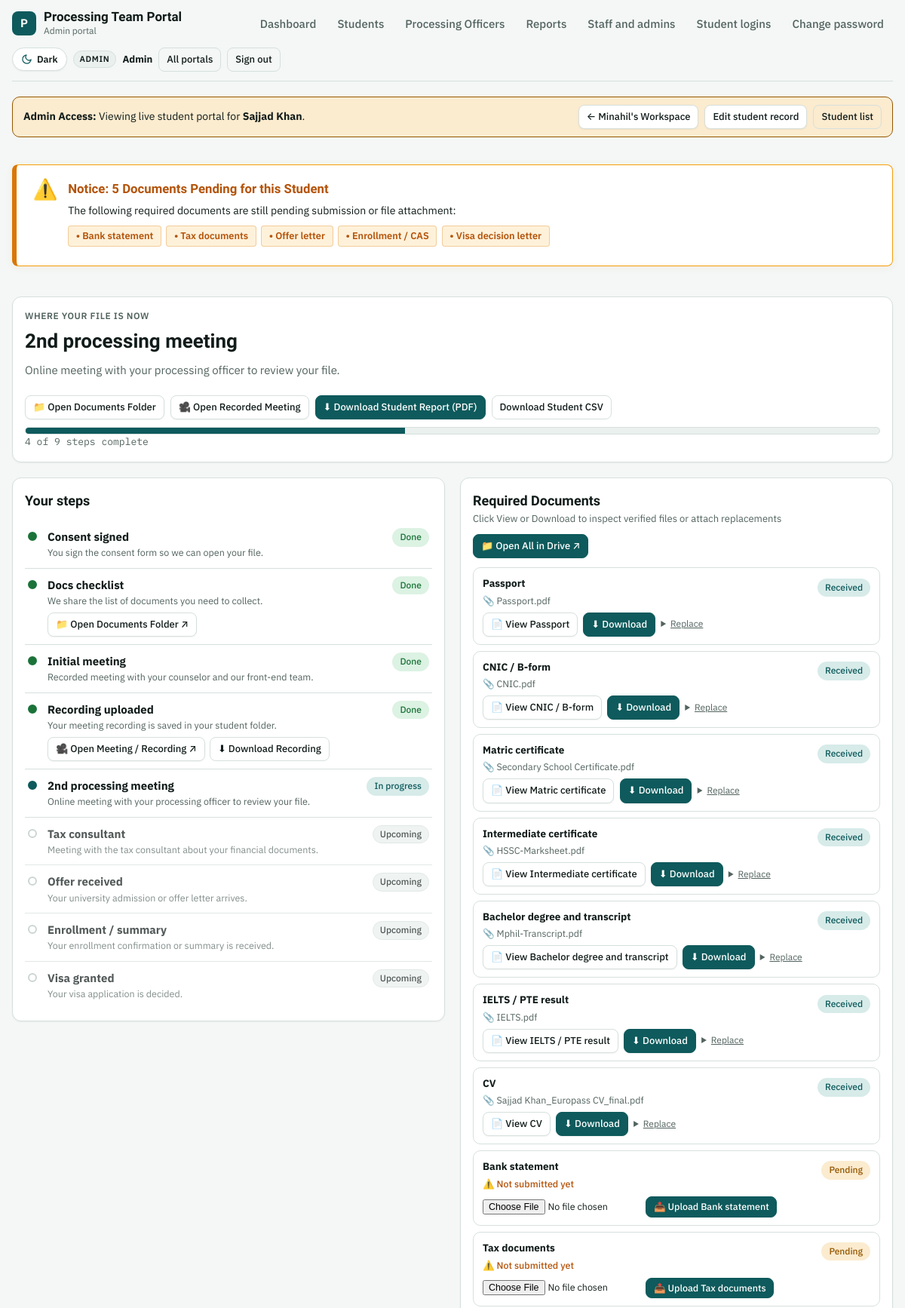
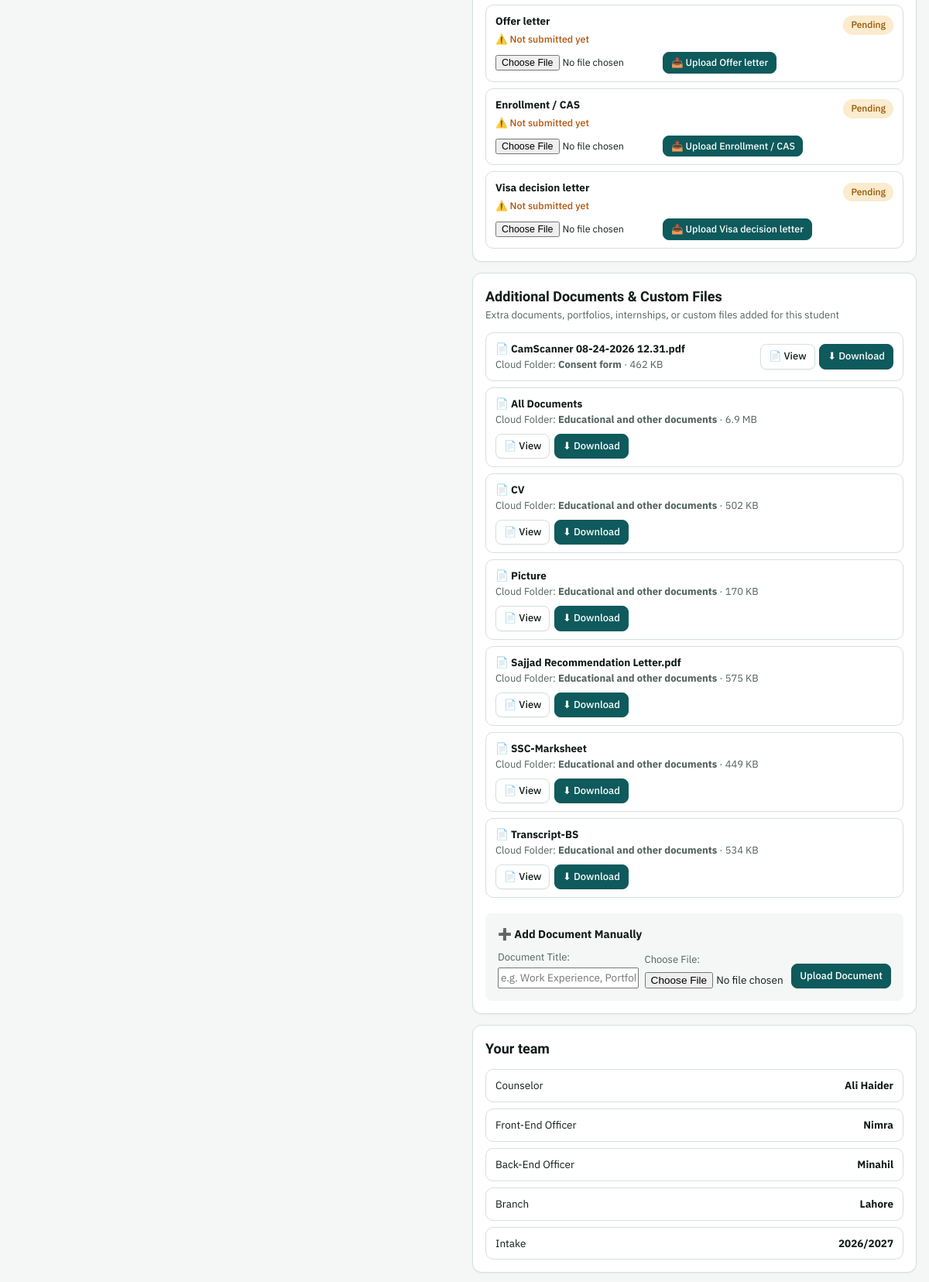
Page /admin/progress.php?id=1 (signed in, upper part) on the committed database (2 pictures, top to bottom).
### tables this page shows
CREATE TABLE users (
  id                   INTEGER PRIMARY KEY AUTOINCREMENT,
  name                 TEXT NOT NULL,
  username             TEXT NOT NULL UNIQUE,
  password_hash        TEXT NOT NULL,
  role                 TEXT NOT NULL CHECK(role IN ('admin','officer','student')),
  student_id           INTEGER NULL UNIQUE,
  active               INTEGER NOT NULL DEFAULT 1,
  must_change_password INTEGER NOT NULL DEFAULT 1,
  last_login           TEXT NULL,
  created_at           TEXT NOT NULL, department TEXT DEFAULT 'backend',
  FOREIGN KEY (student_id) REFERENCES students(id) ON DELETE CASCADE
);

CREATE TABLE students (
  id                INTEGER PRIMARY KEY AUTOINCREMENT,
  name              TEXT NOT NULL,
  counselor         TEXT NULL,
  officer_id        INTEGER NULL,
  entered_by        INTEGER NULL,
  refund            TEXT NULL,
  branch            TEXT NULL,
  intake            TEXT NULL,
  received_date     TEXT NULL,
  consult1          TEXT NULL,
  consent           TEXT NULL,
  docs_checklist    TEXT NULL,
  initial_meeting   TEXT NULL,
  follow_up_1       TEXT NULL,
  recorded_uploaded TEXT NULL,
  drive_link        TEXT NULL,
  meeting_priority  TEXT NULL,
  second_meeting    TEXT NULL,
  follow_up_2       TEXT NULL,
  tax_meeting       TEXT NULL,
  follow_up_3       TEXT NULL,
  offer             TEXT NULL,
  consult2          TEXT NULL,
  disc2             TEXT NULL,
  enrollment        TEXT NULL,
  consult3          TEXT NULL,
  disc3             TEXT NULL,
  visa              TEXT NULL,
  last_installment  TEXT NULL,
  remarks           TEXT NULL,
  created_at        TEXT NOT NULL,
  updated_at        TEXT NULL
, csc_status TEXT DEFAULT NULL, csc_verified_at TEXT DEFAULT NULL, csc_verified_by INTEGER DEFAULT NULL, sheet_sr INTEGER, email TEXT, student_password TEXT, portal_id TEXT, portal_password TEXT, shortlisting TEXT, pending_docs_note TEXT, doc_request_date TEXT, enrollment_date TEXT, installment_1 TEXT, installment_2 TEXT, installment_3 TEXT, installment_4 TEXT, threat_cancellation TEXT, meeting_link TEXT, drive_files_json TEXT NULL, frontend_officer_id INTEGER DEFAULT NULL, frontend_officer_name TEXT DEFAULT NULL);

CREATE TABLE student_documents (
  student_id  INTEGER NOT NULL,
  doc_index   INTEGER NOT NULL,
  status      TEXT NOT NULL,
  updated_by  INTEGER NULL,
  updated_at  TEXT NOT NULL, file_path TEXT NULL, file_name TEXT NULL, file_size INTEGER NULL, mime_type TEXT NULL, uploaded_at TEXT NULL, uploaded_by INTEGER NULL,
  PRIMARY KEY (student_id, doc_index),
  FOREIGN KEY (student_id) REFERENCES students(id) ON DELETE CASCADE
);

### app/pages/student_view.php (the view, shortened to what the rows shown need)
<?php
$r = q('SELECT s.id, s.name, s.counselor, s.branch, s.intake, s.drive_link, s.meeting_link, s.drive_files_json,
               s.consent, s.docs_checklist, s.initial_meeting, s.recorded_uploaded, s.second_meeting,
               s.tax_meeting, s.offer, s.enrollment, s.visa,
               s.follow_up_1, s.follow_up_2, s.follow_up_3,
               s.email, s.portal_id, s.shortlisting, s.pending_docs_note,
               s.officer_id, s.frontend_officer_id,
               o.name AS officer_name,
               COALESCE(fo.name, s.frontend_officer_name) AS frontend_officer_name
        FROM students s
        LEFT JOIN users o ON o.id = s.officer_id
        LEFT JOIN users fo ON fo.id = s.frontend_officer_id
        WHERE s.id = ?', [$sid])->fetch();
$docs = [];
foreach (q('SELECT doc_index, status, file_name, file_size, file_path FROM student_documents WHERE student_id = ?', [$sid]) as $d) {
    $docs[(int)$d['doc_index']] = $d;
}
$ns = next_stage($r);
if ($r['visa'] === 'Granted') $head = ['Visa granted', 'Congratulations. Your processing officer will share the next steps for travel.'];
elseif ($r['visa'] === 'Refused') $head = ['Visa refused', 'Your processing officer will contact you about the options.'];
elseif ($ns) { $i = array_search($ns, array_column(STAGES, 0), true); $head = [$ns, STAGES[$i][2]]; }
else $head = ['File complete', ''];
$portalLabel = $preview ? PORTALS[$u['role']]['label'] : PORTALS['student']['label'];
$base = ($preview && $u['role'] === 'admin') ? 'admin' : (($preview && $u['role'] === 'officer') ? 'officer' : 'student');
$driveUrl = safe_link($r['drive_link'] ?? null);
$hasMeeting = student_has_meeting($r);
$meetingUrl = url('meeting.php?id=' . (int)$sid);
$isStaff = ($preview || $u['role'] === 'admin' || $u['role'] === 'officer');
page_start($preview ? 'Student progress view' : 'My file', $u, $portalLabel);
if ($preview): ?>
<div class="flash warn" style="display:flex;justify-content:space-between;align-items:center;flex-wrap:wrap;gap:0.5rem; margin-bottom: 1rem;">
  <div><b><?= h(ucfirst($u['role'])) ?> Access:</b> Viewing live student portal for <b><?= h($r['name']) ?></b>.</div>
  <div style="display:flex;gap:0.5rem;align-items:center;flex-wrap:wrap;">
    <?php if ($u['role'] === 'admin' && !empty($r['officer_id'])): ?>
      <a class="btn sm" href="<?= h(url('admin/officers.php?id=' . $r['officer_id'])) ?>">← <?= h($r['officer_name'] ?: 'Officer') ?>'s Workspace</a>
    <?php endif; ?>
    <a class="btn sm" href="<?= h(url($base . '/student.php?id=' . $sid)) ?>">Edit student record</a>
    <a class="btn sm ghost" href="<?= h(url($base . '/students.php')) ?>">Student list</a>
  </div>
</div>
<?php endif; ?>
<section class="panel hero-step">
  <div style="display:flex;justify-content:space-between;align-items:flex-start;flex-wrap:wrap;gap:1rem;">
    <div>
      <h1><?= h($head[0]) ?></h1>
    </div>
  </div>
</section>
<div class="grid2">
  <section class="panel">
    <div class="panel-h"><h2>Your steps</h2></div>
    <ol class="tl">
    <?php foreach (STAGES as $i => $s):
        $st = stage_done($r, $i) ? 'done' : ($s[0] === $ns ? 'now' : 'later'); ?>
      <li class="<?= $st ?>"><span class="dot"></span>
        <div>
          <b><?= h($s[0]) ?></b>
          <div class="m"><?= h($s[2]) ?></div>
          <?php if ($isStaff): ?>
            <?php if ($s[1] === 'recorded_uploaded'): ?>
              <?php if ($hasMeeting): ?>
                <div style="margin-top:0.35rem; display:flex; gap:0.4rem; flex-wrap:wrap;">
                  <a class="btn sm" href="<?= h($meetingUrl) ?>" target="_blank" rel="noopener noreferrer">🎥 Open Meeting / Recording ↗</a>
                  <a class="btn sm ghost" href="<?= h($meetingUrl . '&download=1') ?>">⬇ Download Recording</a>
                </div>
              <?php else: ?>
                <div class="small" style="color:#ef4444; margin-top:0.35rem; font-weight:600;">
                  ⚠️ Recorded meeting video not available
                </div>
              <?php endif; ?>
            <?php elseif ($s[1] === 'docs_checklist' && $driveUrl): ?>
              <div style="margin-top:0.35rem;"><a class="btn sm" href="<?= h($driveUrl) ?>" target="_blank" rel="noopener noreferrer">📁 Open Documents Folder ↗</a></div>
            <?php endif; ?>
          <?php endif; ?>
        </div>
        <?php
          $pillClass = $st === 'done' ? 'ok' : ($st === 'now' ? 'acc' : '');
          $pillText = $st === 'done' ? 'Done' : ($st === 'now' ? 'In progress' : 'Upcoming');
        ?>
        <span class="pill <?= $pillClass ?>"><?= $pillText ?></span></li>
    <?php endforeach; ?>
    </ol>
  </section>
  <div class="stack">
    <section class="panel">
      <div class="panel-h">
        <div>
          <h2>Required Documents</h2>
        </div>
      </div>
      <div class="list">
      <?php foreach (DOCS as $i => $d):
        $dRow = $docs[$i] ?? null;
        $v = is_array($dRow) ? ($dRow['status'] ?? '') : (string)$dRow;
        $hasFile = is_array($dRow) && !empty($dRow['file_path']);
        $fileName = ($hasFile && !empty($dRow['file_name'])) ? $dRow['file_name'] : '';
      ?>
        <div class="li" style="flex-wrap:wrap; gap:0.6rem; justify-content:space-between; align-items:flex-start;">
          <div style="flex: 1; min-width: 240px;">
            <b><?= h($d) ?></b>
            <?php if ($hasFile): ?>
              <div class="small muted" style="font-size:0.78rem; margin-top:0.15rem;">📎 <?= h($fileName) ?></div>
              <div class="small" style="margin-top:0.35rem; display:flex; gap:0.45rem; align-items:center; flex-wrap:wrap;">
                <a class="btn sm" href="<?= h(url('document.php?id=' . $sid . '&doc=' . $i)) ?>" target="_blank" title="View <?= h($fileName) ?>">📄 View <?= h($d) ?></a>
                <a class="btn sm primary" href="<?= h(url('document.php?id=' . $sid . '&doc=' . $i . '&download=1')) ?>" title="Download <?= h($fileName) ?>">⬇ Download</a>
                <?php if ($isStaff): ?>
                  <details style="display:inline-block;">
                    <summary class="small muted" style="cursor:pointer; font-size:0.75rem; text-decoration:underline;">Replace</summary>
                  </details>
                <?php endif; ?>
              </div>
            <?php endif; ?>
          </div>
          <span class="pill <?= pill_class($v ?: 'Pending') ?>" style="margin-top:0.2rem;"><?= h($v ?: 'Pending') ?></span>
        </div>
      <?php endforeach; ?>
      </div>
    </section>
    <section class="panel">
      <div class="panel-h">
        <div>
          <h2>Additional Documents & Custom Files</h2>
        </div>
      </div>
    </section>
    <section class="panel">
      <div class="panel-h"><h2>Your team</h2></div>
      <div class="list">
        <div class="li"><span>Counselor</span><b><?= h($r['counselor'] ?: 'Not assigned') ?></b></div>
        <div class="li"><span>Branch</span><b><?= h($r['branch']) ?></b></div>
        <div class="li"><span>Intake</span><b><?= h($r['intake']) ?></b></div>
      </div>
    </section>
  </div>
</div>
<?php page_end();

### app/layout.php (shortened to what the rows shown need)
<?php
function nav_items(string $role): array {
    return match ($role) {
        'admin'   => ['admin/index.php' => 'Dashboard', 'admin/students.php' => 'Students', 'admin/officers.php' => 'Processing Officers', 'admin/reports.php' => 'Reports', 'admin/staff.php' => 'Staff and admins', 'admin/logins.php' => 'Student logins'],
        'officer' => ['officer/index.php' => 'Dashboard', 'officer/students.php' => 'My students'],
        'student' => ['student/index.php' => 'My file'],
        default   => [],
    };
}
function theme_toggle_btn(): string {
    return '<button type="button" class="theme-toggle" data-theme-toggle aria-label="Switch theme" title="Switch between Light and Dark mode" aria-pressed="false">'
         . '<svg class="icon-sun" viewBox="0 0 24 24" aria-hidden="true"><circle cx="12" cy="12" r="5"/><line x1="12" y1="1" x2="12" y2="3"/><line x1="12" y1="21" x2="12" y2="23"/><line x1="4.22" y1="4.22" x2="5.64" y2="5.64"/><line x1="18.36" y1="18.36" x2="19.78" y2="19.78"/><line x1="1" y1="12" x2="3" y2="12"/><line x1="21" y1="12" x2="23" y2="12"/><line x1="4.22" y1="19.78" x2="5.64" y2="18.36"/><line x1="18.36" y1="5.64" x2="19.78" y2="4.22"/></svg>'
         . '<svg class="icon-moon" viewBox="0 0 24 24" aria-hidden="true"><path d="M21 12.79A9 9 0 1 1 11.21 3 7 7 0 0 0 21 12.79z"/></svg>'
         . '<span data-theme-label>Dark</span>'
         . '</button>';
}
function page_start(string $title, ?array $u = null, string $portalLabel = ''): void {
    global $CONFIG;
    $self = ltrim(substr(parse_url($_SERVER['REQUEST_URI'] ?? '', PHP_URL_PATH) ?: '', strlen(base_url())), '/');
    $cookieTheme = $_COOKIE['ptp_theme'] ?? '';
    $htmlThemeAttr = in_array($cookieTheme, ['light', 'dark'], true) ? ' data-theme="' . h($cookieTheme) . '"' : '';
    ?><!doctype html>
<html lang="en"<?= $htmlThemeAttr ?>>
<head>
<link rel="stylesheet" href="<?= h(url('assets/style.css')) ?>">
</head>
<body>
<div class="wrap">
<?php if ($u): ?>
<header class="top">
  <a class="brand" href="<?= h(url('index.php')) ?>" style="text-decoration:none; color:inherit;"><div class="mark">P</div><div><div class="app"><?= h($CONFIG['app_name']) ?></div><small><?= h($portalLabel) ?></small></div></a>
  <nav class="tabs">
    <?php foreach (nav_items($u['role']) as $href => $label): ?>
      <a href="<?= h(url($href)) ?>" <?= $self === $href ? 'aria-current="page"' : '' ?>><?= h($label) ?></a>
    <?php endforeach; ?>
    <a href="<?= h(url('account/password.php?portal=' . $u['role'])) ?>" <?= $self === 'account/password.php' ? 'aria-current="page"' : '' ?>>Change password</a>
  </nav>
  <div class="who">
    <?= theme_toggle_btn() ?>
    <span class="role"><?= h(ucfirst($u['role'] === 'officer' ? 'Officer' : $u['role'])) ?></span>
    <b><?= h($u['name']) ?></b>
    <a class="btn sm ghost" href="<?= h(url('index.php')) ?>">All portals</a>
    <form method="post" action="<?= h(url('logout.php')) ?>"><button class="btn sm ghost" type="submit">Sign out</button></form>
  </div>
</header>
<?php else: ?>
<div class="guest-topbar">
  <?= theme_toggle_btn() ?>
</div>
<?php endif; ?>
<main>
<?php endforeach;
}
function page_end(): void { ?>
</main>
</div>
</body>
</html>
<?php }
function pill_class(string $v): string {
    return match ($v) {
        'Granted', 'Verified', 'Yes', 'Done' => 'ok',
        'Refused', 'Non-Refundable', 'No'    => 'bad',
        'Pending', 'Requested'               => 'warn',
        default                              => 'acc',
    };
}

### rows in the picture
users: role "Admin portal", role "Dashboard", role "Students", role "Processing Officers", role "Reports", role "Staff and admins", role "Student logins", role "ADMIN", name "Admin", role "Admin"
students: name "Sajjad Khan", consent "Done", docs_checklist "Done", initial_meeting "Done", meeting_link "Done", second_meeting "In progress", tax_meeting "Upcoming", offer "Upcoming", enrollment "Upcoming", visa "Upcoming", counselor "Ali Haider", branch "Lahore", intake "2026/2027"
student_documents: file_name "Passport.pdf"
student_documents: file_name "CNIC.pdf"
student_documents: file_name "Secondary School Certificate.pdf"
student_documents: file_name "HSSC-Marksheet.pdf"
student_documents: file_name "Mphil-Transcript.pdf"
student_documents: file_name "IELTS.pdf"
student_documents: file_name "Sajjad Khan_Europass CV_final.pdf"

### other values in the picture
$CONFIG['app_name'] "Processing Team Portal"
$r['officer_name'] ?: 'Officer' "Minahil"
$pendingCount "5"
$pDoc "Bank statement"
$pDoc "Tax documents"
$pDoc "Offer letter"
$pDoc "Enrollment / CAS"
$pDoc "Visa decision letter"
$head[0] "2nd processing meeting"
$head[1] "Online meeting with your processing officer to review your file."
$done "4"
$total "9"
$s[0] "Consent signed"
$s[2] "You sign the consent form so we can open your file."
$s[0] "Docs checklist"
